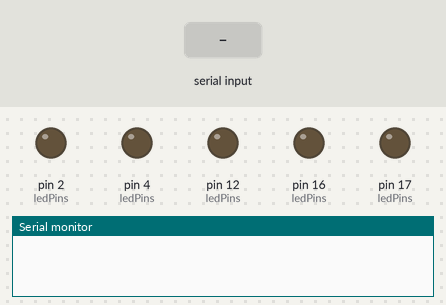
Bench run of a sketch on a simulated Arduino Uno, built with avr-gcc and run on an emulated ATmega328P. Parts: output pins drawn as LEDs (lit = HIGH), the last lines printed to the serial monitor. The inputs (shaded band) are chosen by the test bench.

Above: at 1.2 s.
1.3 s: "90 45\n" received over Serial
At 2.5 s:
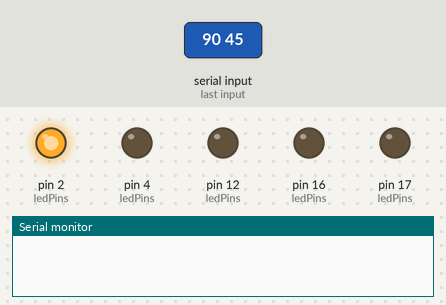
2.8 s: "30 150\n" received over Serial
At 3.8 s:
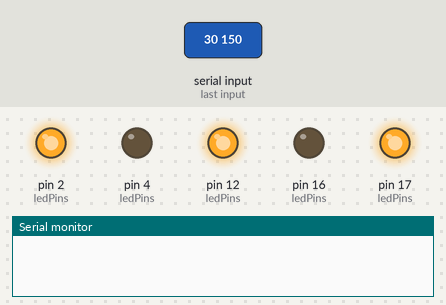
4.3 s: "90 45\n" received over Serial
At 4.9 s:
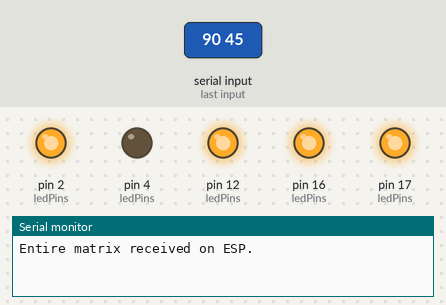
Timing chart, 0 to 7.3 s (numbered marks = the images above; inputs shaded):
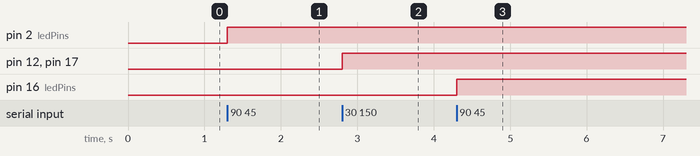

The sketch:

piCommunication.ino
```cpp
#include <Arduino.h>

const int MATRIX_SIZE = 3;
// Define the LED pins based on the matrix position
const int ledPins[MATRIX_SIZE][MATRIX_SIZE] = {
  {2, 25, 27},
  {12, 17, 32},
  {26, 16, 4}
};

String matrix[MATRIX_SIZE][MATRIX_SIZE]; // Matrix to store the received values
int currentRow = 0; // Current row being processed
bool matrixReceived = false; // Flag to indicate if matrix is fully received

void setup() {
  Serial.begin(115200); // Begin serial communication at 9600 baud rate

  // Initialize the LED pins
  for (int i = 0; i < MATRIX_SIZE; i++) {
    for (int j = 0; j < MATRIX_SIZE; j++) {
      pinMode(ledPins[i][j], OUTPUT);
      digitalWrite(ledPins[i][j], LOW); // Turn off all LEDs initially
    }
  }
}

void loop() {
  if (Serial.available() > 0) {
    String command = Serial.readStringUntil('\n');
    command.trim();

    // Parse the received command into the matrix
    int col = 0;
    int index = 0;
    while (index != -1 && col < MATRIX_SIZE) {
      index = command.indexOf(' ');
      String value = (index != -1) ? command.substring(0, index) : command;
      matrix[currentRow][col++] = value;
      command = (index != -1) ? command.substring(index + 1) : "";
    }

    // Turn on/off the LEDs for the current row
    for (int col = 0; col < MATRIX_SIZE; col++) {
      int ledState = matrix[currentRow][col].toInt();
      digitalWrite(ledPins[currentRow][col], ledState);
      if (ledState == HIGH) {
        Serial.print("Turning on LED at pin ");
        Serial.println(ledPins[currentRow][col]);
      }
    }

    currentRow++;

    // Check if the last row has been processed
    if (currentRow == MATRIX_SIZE) {
      matrixReceived = true;
      Serial.println("Entire matrix received on ESP.");
      // Reset for the next matrix
      currentRow = 0;
    }
  }
}
```

Measured:
- after the input at 1.3 s, pin 2 (ledPins): LOW → HIGH at once
- after the input at 2.8 s, pin 12 (ledPins), pin 17 (ledPins): LOW → HIGH at once
- after the input at 4.3 s, pin 16 (ledPins): LOW → HIGH at once
